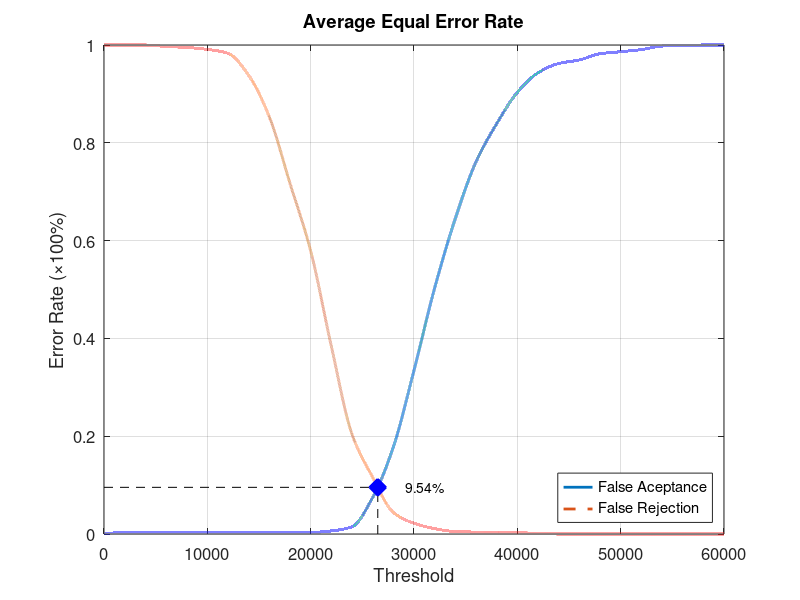
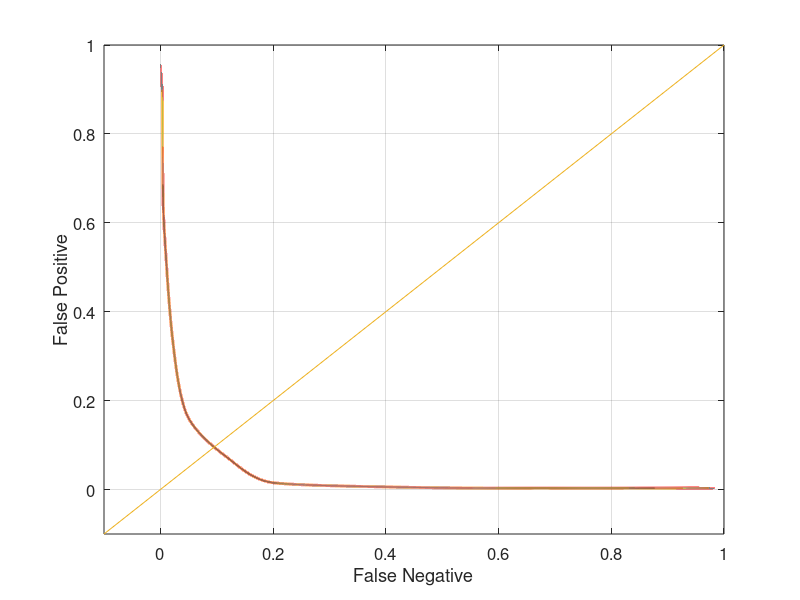

MATLAB code to generate these figures, in order:
function yEER = Database1Average
close all;
clear;
clc;
x = 0:2000:60000;
xq = 0:0.5:60000;

y0 = [0 0.0031579 0.0031579 0.0031579 0.0031579 0.0031579 0.0031579 0.0031579 0.0031579 0.0031579 0.0031579 0.00631579 0.0147368 0.0747368 0.177895 0.334737 0.503158 0.645263 0.761053 0.838947 0.903158 0.943158 0.962105 0.969474 0.982105 0.986316 0.990526 0.997895 0.998947 1 1];
yy0 = interp1(x, y0, xq, 'pchip');
y1 = [1 1 1 0.997 0.995 0.991 0.983 0.938 0.853 0.717 0.579 0.384 0.204 0.116 0.044 0.022 0.011 0.005 0.004 0.004 0.003 0.001 0 0 0 0 0 0 0 0 0];
yy1 = interp1(x, y1, xq, 'pchip');

% Calculating EER: 
y2 = abs(y0 - y1);
find(y2 == min(y2))
yy2 = abs(yy0 - yy1);
xEER = find(yy2 == min(yy2));
xEERIndex = xq(xEER) % X-axis EER
yEER = yy0(xEER) % Y-axis EER

main = figure
plot(xq, yy0,'-','LineWidth', 2);	hold on
plot(xq, yy1,'--','LineWidth', 2);	hold on
plot([xEERIndex xEERIndex], [0 yEER], 'k--');	hold on
plot([0 xEERIndex], [yEER yEER], 'k--');	hold on
plot(xEERIndex, yEER, 'bx', 'LineWidth', 10);	hold on
text(xEERIndex + 10 * xEERIndex / 100, yEER, [num2str(round((10000 * yEER)) / 100) '%'])
legend('False Aceptance', 'False Rejection', 'Location', 'SouthEast')
xlabel('Threshold')
ylabel('Error Rate (\times100%)')
title('Average Equal Error Rate')
set(gca, 'FontSize', 12)
axis([0 60000 0 1])
grid on

print(main, 'Database1AverageMain', '-dpng');
FNRxFPR = figure('Color', [1 1 1]);
plot(yy1, yy0, '-', yy1, yy0, 'LineWidth', 2);
hold on
y = -0.1:0.1:1
plot(y, y); 
set(gca, 'FontSize', 12)
xlabel('False Negative')
ylabel('False Positive')
axis([-0.1 1 -0.1 1])
set(gca, 'FontSize', 12)
grid on

print(FNRxFPR, 'Database1AverageFNRxFPR','-dpng');
end
